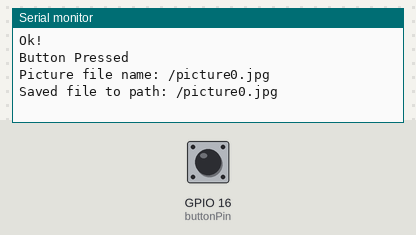
A sketch run on a simulated ESP32. Parts: the last lines printed to the serial monitor. Inputs (shaded band) come from the test bench; at power-on: GPIO 16 (buttonPin) LOW. Storage starts empty; the camera gives no picture.

Above: at 1.5 s.
1.6 s: GPIO 16 (buttonPin) pulled HIGH for 0.15 s
At 2.9 s:
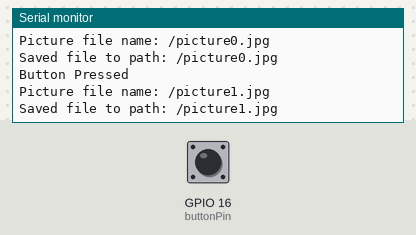
3.2 s: GPIO 16 (buttonPin) pulled HIGH for 1 s
At 5.4 s:
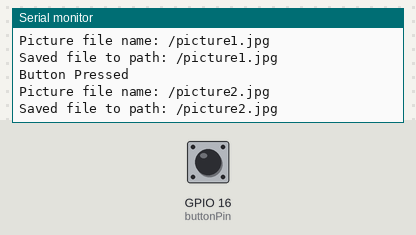
5.7 s: GPIO 16 (buttonPin) pulled HIGH for 0.15 s
At 7.3 s:
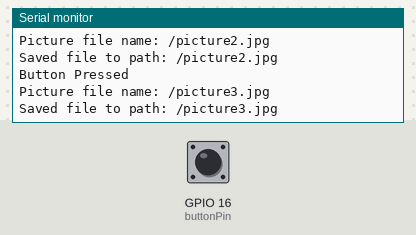

Measured:
- after the input at 1.6 s, the serial monitor: prints a new line after 0.20 s (image 1)
- after the input at 3.2 s, the serial monitor: prints a new line after 1.1 s (image 2)
- after the input at 5.7 s, the serial monitor: prints a new line after 0.20 s (image 3)

The sketch:

Take_Photo_Pushbutton.ino
```cpp
// (licence header left out)
#include "esp_camera.h"
#include "FS.h"                // SD Card ESP32
#include "SD_MMC.h"            // SD Card ESP32
#include "soc/soc.h"           // Disable brownout problems
#include "soc/rtc_cntl_reg.h"  // Disable brownout problems
#include "driver/rtc_io.h"

// Pin definition for CAMERA_MODEL_AI_THINKER
#define PWDN_GPIO_NUM     32
#define RESET_GPIO_NUM    -1
#define XCLK_GPIO_NUM      0
#define SIOD_GPIO_NUM     26
#define SIOC_GPIO_NUM     27
#define Y9_GPIO_NUM       35
#define Y8_GPIO_NUM       34
#define Y7_GPIO_NUM       39
#define Y6_GPIO_NUM       36
#define Y5_GPIO_NUM       21
#define Y4_GPIO_NUM       19
#define Y3_GPIO_NUM       18
#define Y2_GPIO_NUM        5
#define VSYNC_GPIO_NUM    25
#define HREF_GPIO_NUM     23
#define PCLK_GPIO_NUM     22

// Keep track of number of pictures
int pictureNumber = 0;

// Stores the camera configuration parameters
camera_config_t config;

// Button pin
const int buttonPin = 16;
int buttonState = HIGH;
int lastButtonState = LOW;
unsigned long lastDebounceTime = 0;
unsigned long debounceDelay = 50;

void setup() {
  pinMode(buttonPin, INPUT);

  WRITE_PERI_REG(RTC_CNTL_BROWN_OUT_REG, 0); // Disable brownout detector

  Serial.begin(115200);

  // Initialize MicroSD
  Serial.print("Initializing the MicroSD card module... ");
  initMicroSDCard();

  // Initialize the camera
  Serial.print("Initializing the camera module...");
  configInitCamera();
  Serial.println("Ok!");
}

void loop() {
  int reading = digitalRead(buttonPin);

  if (reading != lastButtonState) {
    lastDebounceTime = millis();
  }

  if ((millis() - lastDebounceTime) > debounceDelay) {
    if (reading != buttonState) {
      buttonState = reading;
      if (buttonState == LOW) {
        Serial.println("Button Pressed");
        String path = "/picture" + String(pictureNumber) + ".jpg";
        Serial.printf("Picture file name: %s\n", path.c_str());
        takeSavePhoto(path);
        pictureNumber++;
      }
    }
  }
  lastButtonState = reading;
}

void configInitCamera() {
  config.ledc_channel = LEDC_CHANNEL_0;
  config.ledc_timer = LEDC_TIMER_0;
  config.pin_d0 = Y2_GPIO_NUM;
  config.pin_d1 = Y3_GPIO_NUM;
  config.pin_d2 = Y4_GPIO_NUM;
  config.pin_d3 = Y5_GPIO_NUM;
  config.pin_d4 = Y6_GPIO_NUM;
  config.pin_d5 = Y7_GPIO_NUM;
  config.pin_d6 = Y8_GPIO_NUM;
  config.pin_d7 = Y9_GPIO_NUM;
  config.pin_xclk = XCLK_GPIO_NUM;
  config.pin_pclk = PCLK_GPIO_NUM;
  config.pin_vsync = VSYNC_GPIO_NUM;
  config.pin_href = HREF_GPIO_NUM;
  config.pin_sccb_sda = SIOD_GPIO_NUM;
  config.pin_sccb_scl = SIOC_GPIO_NUM;
  config.pin_pwdn = PWDN_GPIO_NUM;
  config.pin_reset = RESET_GPIO_NUM;
  config.xclk_freq_hz = 20000000;
  config.pixel_format = PIXFORMAT_JPEG;

  config.frame_size = FRAMESIZE_SVGA; // 800x600
  config.jpeg_quality = 10;           // Lower number = higher quality
  config.fb_count = 1;                // Single frame buffer
  config.fb_location = CAMERA_FB_IN_DRAM; // Force DRAM usage to avoid PSRAM

  // Check PSRAM for debugging (optional)
  if (psramFound()) {
    Serial.println("PSRAM detected but not used.");
  } else {
    Serial.println("No PSRAM detected.");
  }

  // Initialize the Camera
  esp_err_t err = esp_camera_init(&config);
  if (err != ESP_OK) {
    Serial.printf("Camera init failed with error 0x%x\n", err);
    return;
  }
}

void initMicroSDCard() {
  Serial.println("Starting SD Card");
  // Use 1-bit mode to reduce memory and pin usage
  if (!SD_MMC.begin("/sdcard", true)) { // true = 1-bit mode
    Serial.println("SD Card Mount Failed");
    return;
  }
  uint8_t cardType = SD_MMC.cardType();
  if (cardType == CARD_NONE) {
    Serial.println("No SD Card attached");
    return;
  }
  Serial.println("SD Card initialized.");
}

void takeSavePhoto(String path) {
  camera_fb_t *fb = esp_camera_fb_get();
  if (!fb) {
    Serial.println("Camera capture failed");
    return;
  }

  fs::FS &fs = SD_MMC;
  File file = fs.open(path.c_str(), FILE_WRITE);
  if (!file) {
    Serial.println("Failed to open file in writing mode");
  } else {
    file.write(fb->buf, fb->len);
    Serial.printf("Saved file to path: %s\n", path.c_str());
  }
  file.close();

  esp_camera_fb_return(fb);
}
```
